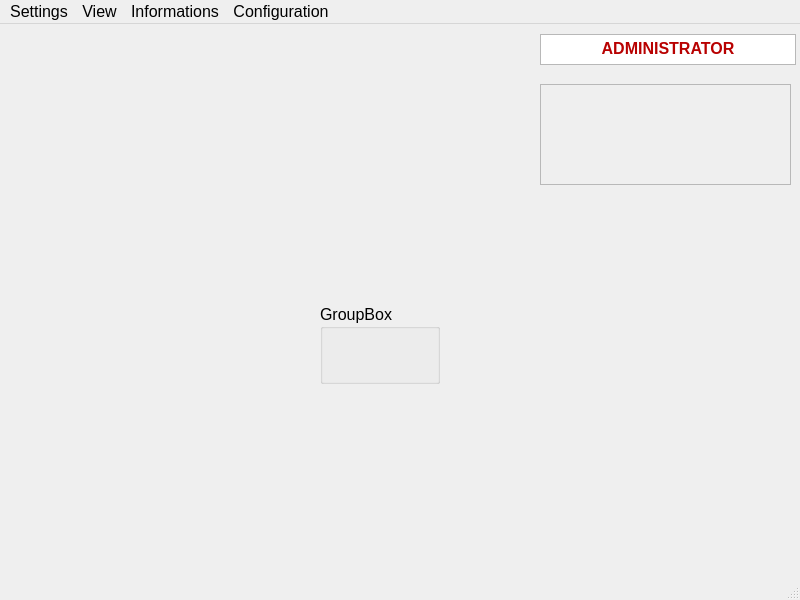
<?xml version="1.0" encoding="UTF-8"?>
<ui version="4.0">
 <class>MainWindow</class>
 <widget class="QMainWindow" name="MainWindow">
  <property name="geometry">
   <rect>
    <x>0</x>
    <y>0</y>
    <width>800</width>
    <height>600</height>
   </rect>
  </property>
  <property name="font">
   <font>
    <pointsize>12</pointsize>
   </font>
  </property>
  <property name="windowTitle">
   <string>MainWindow</string>
  </property>
  <widget class="QWidget" name="centralwidget">
   <widget class="QTextBrowser" name="textBrowser">
    <property name="geometry">
     <rect>
      <x>540</x>
      <y>10</y>
      <width>256</width>
      <height>31</height>
     </rect>
    </property>
    <property name="html">
     <string>&lt;!DOCTYPE HTML PUBLIC &quot;-//W3C//DTD HTML 4.0//EN&quot; &quot;http://www.w3.org/TR/REC-html40/strict.dtd&quot;&gt;
&lt;html&gt;&lt;head&gt;&lt;meta name=&quot;qrichtext&quot; content=&quot;1&quot; /&gt;&lt;style type=&quot;text/css&quot;&gt;
p, li { white-space: pre-wrap; }
&lt;/style&gt;&lt;/head&gt;&lt;body style=&quot; font-family:'MS Shell Dlg 2'; font-size:12pt; font-weight:400; font-style:normal;&quot;&gt;
&lt;p align=&quot;center&quot; style=&quot; margin-top:0px; margin-bottom:0px; margin-left:0px; margin-right:0px; -qt-block-indent:0; text-indent:0px;&quot;&gt;&lt;span style=&quot; font-weight:600; color:#b80101;&quot;&gt;ADMINISTRATOR&lt;/span&gt;&lt;/p&gt;&lt;/body&gt;&lt;/html&gt;</string>
    </property>
   </widget>
   <widget class="QGroupBox" name="groupBox">
    <property name="geometry">
     <rect>
      <x>320</x>
      <y>280</y>
      <width>120</width>
      <height>80</height>
     </rect>
    </property>
    <property name="title">
     <string>GroupBox</string>
    </property>
   </widget>
   <widget class="QFrame" name="AircraftConfig">
    <property name="geometry">
     <rect>
      <x>540</x>
      <y>60</y>
      <width>251</width>
      <height>101</height>
     </rect>
    </property>
    <property name="frameShape">
     <enum>QFrame::StyledPanel</enum>
    </property>
    <property name="frameShadow">
     <enum>QFrame::Raised</enum>
    </property>
   </widget>
  </widget>
  <widget class="QMenuBar" name="menubar">
   <property name="geometry">
    <rect>
     <x>0</x>
     <y>0</y>
     <width>800</width>
     <height>27</height>
    </rect>
   </property>
   <property name="font">
    <font>
     <pointsize>12</pointsize>
     <weight>50</weight>
     <bold>false</bold>
    </font>
   </property>
   <widget class="QMenu" name="menuEdit">
    <property name="title">
     <string>Settings</string>
    </property>
    <addaction name="actionLauch_detection"/>
    <addaction name="actionSave_Detection"/>
    <addaction name="separator"/>
    <addaction name="actionGet_admin_rights"/>
    <addaction name="separator"/>
    <addaction name="actionQuitt"/>
   </widget>
   <widget class="QMenu" name="menuView">
    <property name="title">
     <string>View</string>
    </property>
   </widget>
   <widget class="QMenu" name="menuInformations">
    <property name="title">
     <string>Informations</string>
    </property>
    <addaction name="actionAbout_creators"/>
   </widget>
   <widget class="QMenu" name="menuConfiguration">
    <property name="title">
     <string>Configuration</string>
    </property>
    <addaction name="actionCreate_a_configuration"/>
   </widget>
   <addaction name="menuEdit"/>
   <addaction name="menuView"/>
   <addaction name="menuInformations"/>
   <addaction name="menuConfiguration"/>
  </widget>
  <widget class="QStatusBar" name="statusbar"/>
  <action name="actionLauch_detection">
   <property name="text">
    <string>Lauch detection</string>
   </property>
  </action>
  <action name="actionSave_Detection">
   <property name="text">
    <string>Save Detection</string>
   </property>
  </action>
  <action name="actionGet_admin_rights">
   <property name="text">
    <string>Get admin rights</string>
   </property>
  </action>
  <action name="actionQuitt">
   <property name="text">
    <string>Exit</string>
   </property>
  </action>
  <action name="actionAbout_creators">
   <property name="text">
    <string>About creators</string>
   </property>
  </action>
  <action name="actionCreate_a_configuration">
   <property name="text">
    <string>Create a configuration</string>
   </property>
  </action>
 </widget>
 <resources/>
 <connections/>
</ui>
